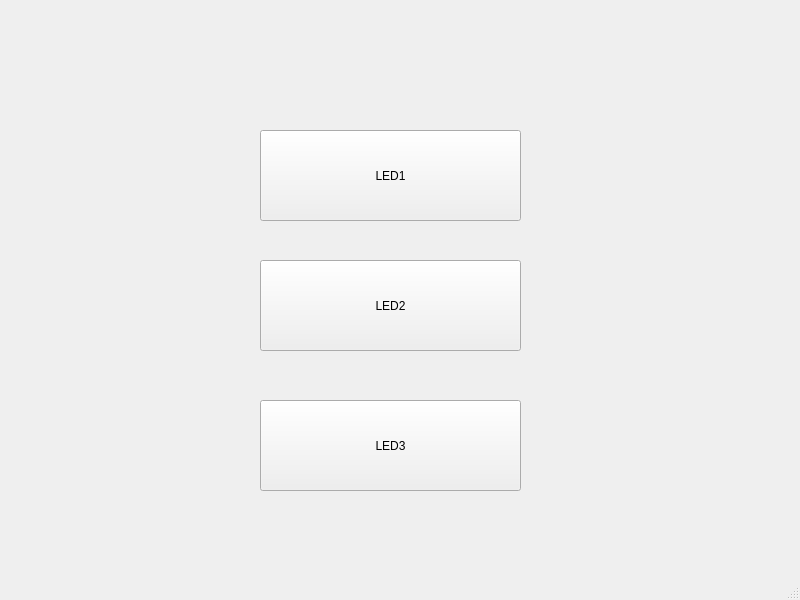
<?xml version="1.0" encoding="UTF-8"?>
<ui version="4.0">
 <class>MainWindow</class>
 <widget class="QMainWindow" name="MainWindow">
  <property name="geometry">
   <rect>
    <x>0</x>
    <y>0</y>
    <width>800</width>
    <height>600</height>
   </rect>
  </property>
  <property name="windowTitle">
   <string>MainWindow</string>
  </property>
  <widget class="QWidget" name="centralwidget">
   <widget class="QPushButton" name="LED1">
    <property name="geometry">
     <rect>
      <x>260</x>
      <y>130</y>
      <width>261</width>
      <height>91</height>
     </rect>
    </property>
    <property name="text">
     <string>LED1</string>
    </property>
   </widget>
   <widget class="QPushButton" name="LED2">
    <property name="geometry">
     <rect>
      <x>260</x>
      <y>260</y>
      <width>261</width>
      <height>91</height>
     </rect>
    </property>
    <property name="text">
     <string>LED2</string>
    </property>
   </widget>
   <widget class="QPushButton" name="LED3">
    <property name="geometry">
     <rect>
      <x>260</x>
      <y>400</y>
      <width>261</width>
      <height>91</height>
     </rect>
    </property>
    <property name="text">
     <string>LED3</string>
    </property>
   </widget>
  </widget>
  <widget class="QMenuBar" name="menubar">
   <property name="geometry">
    <rect>
     <x>0</x>
     <y>0</y>
     <width>800</width>
     <height>26</height>
    </rect>
   </property>
  </widget>
  <widget class="QStatusBar" name="statusbar"/>
 </widget>
 <resources/>
 <connections/>
</ui>
